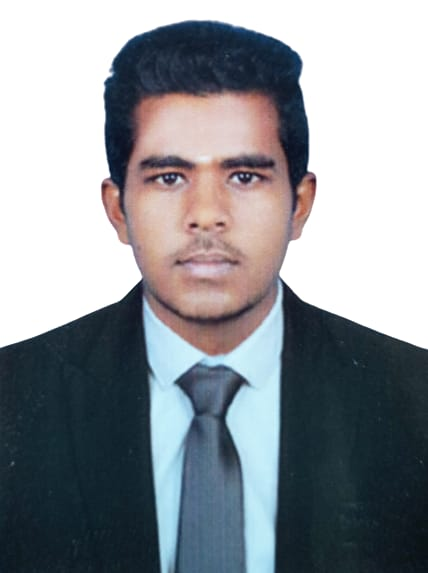
#> input picture image.jpg, 428 x 573 px
$ jupyter execute main_sunglass.ipynb
#> lines starting #> are read from the running program, lines starting #| are printed output that depends on the picture; after the words box and inside, x2 and y2 are one past the last pixel; in counts of white or black regions, pixels touching at a corner belong together
# Workshop 1: Adding sunglasses to photo

## Name: Ashwath M
## Register number:212223230023

[cell 1]
# Import libraries
import cv2
import numpy as np
import matplotlib.pyplot as plt

[cell 2]
# Load the Face Image
faceImage = cv2.imread('image.jpg')
#> faceImage is the input picture: shape (573, 428, 3); mean B, G, R 151.6, 146.2, 141.4
plt.imshow(faceImage[:,:,::-1]);plt.title("Face")

[cell 3]
faceImage.shape
#> Out = (573, 428, 3)

[cell 4]
#resized_faceImage.shape
faceImage.shape
#> Out = (573, 428, 3)

[cell 5]
# Load the Sunglass image with Alpha channel
# (http://pluspng.com/sunglass-png-1104.html)
glassPNG = cv2.imread('sunglass-png-aviator-sunglass-png-clipart-3381.png',-1)
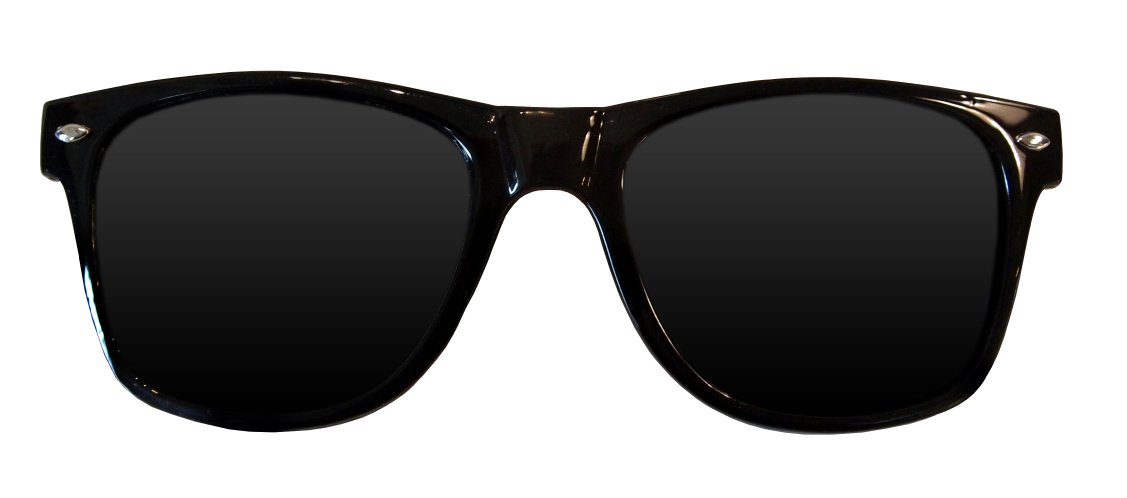
#> input picture sunglass-png-aviator-sunglass-png-clipart-3381.png, 3381 x 1494 px (shown at 1/3 size)
#> glassPNG is the input picture: shape (1494, 3381, 4); mean B, G, R, A 141.9, 142.2, 142.4, 125.6
plt.imshow(glassPNG[:,:,::-1]);plt.title("glassPNG")
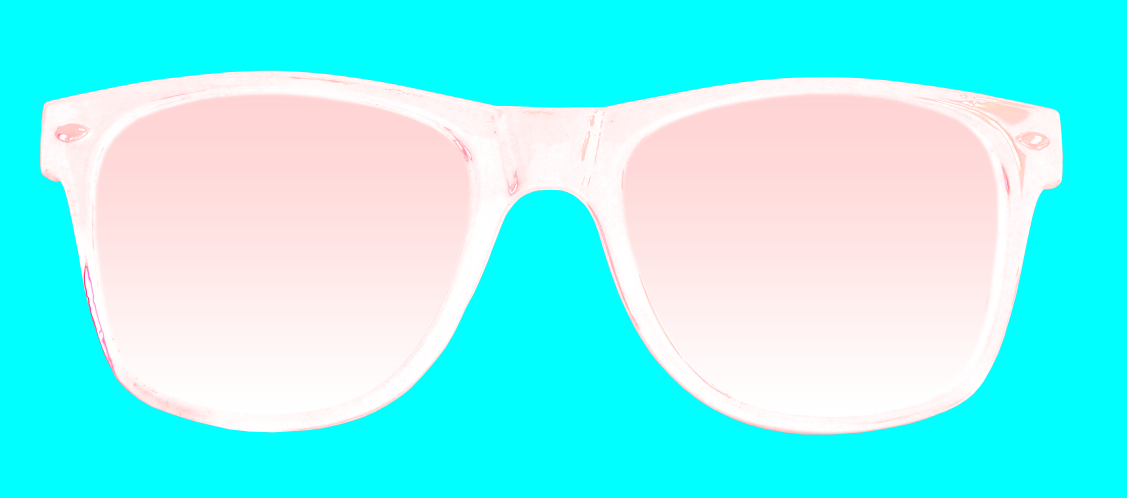
#> shown: shape (1494, 3381, 4) (shown at 1/3 size); mean R, G, B, A 125.6, 142.4, 142.2, 141.9; transparent parts drawn white

[cell 6]
# Resize the image to fit over the eye region
glassPNG = cv2.resize(glassPNG,(190,60))
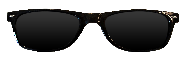
#> glassPNG: shape (60, 190, 4); mean B, G, R, A 142.1, 142.4, 142.7, 125.4
print("image Dimension ={}".format(glassPNG.shape))
#| image Dimension =(60, 190, 4)

[cell 7]
# Separate the Color and alpha channels
glassBGR = glassPNG[:,:,0:3]
glassMask1 = glassPNG[:,:,3]

[cell 8]
# Display the images for clarity
plt.figure(figsize=[15,15])
plt.subplot(121);plt.imshow(glassBGR[:,:,::-1]);plt.title('Sunglass Color channels');
plt.subplot(122);plt.imshow(glassMask1,cmap='gray');plt.title('Sunglass Alpha channel');
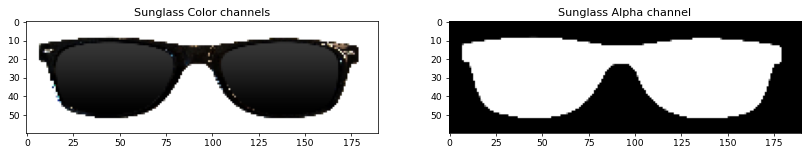
#> figure drawn by matplotlib, 2 panels

[cell 9]
# Make a copy
#faceWithGlassesNaive = resized_faceImage.copy()
faceWithGlassesNaive = faceImage.copy()

# Replace the eye region with the sunglass image
faceWithGlassesNaive[155:215,110:300]=glassBGR
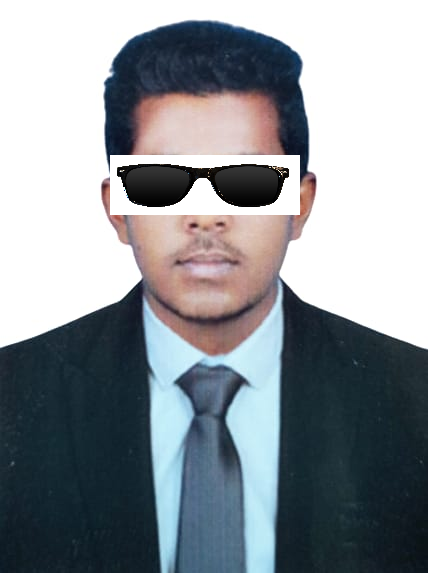
#> faceWithGlassesNaive: shape (573, 428, 3); 4.65% of pixels changed, all inside (x1, y1, x2, y2) = (110, 155, 300, 215)

plt.imshow(faceWithGlassesNaive[...,::-1])

[cell 10]
# Make the dimensions of the mask same as the input image.
# Since Face Image is a 3-channel image, we create a 3 channel image for the mask
glassMask = cv2.merge((glassMask1,glassMask1,glassMask1))

# Make the values [0,1] since we are using arithmetic operations
glassMask = np.uint8(glassMask/255)
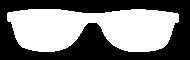
#> glassMask: shape (60, 190, 3); values 0 (black) and 1 (white), 49% white; 1 white region, box (x1, y1, x2, y2) and area: (7, 9, 179, 52) 5585

# Make a copy
faceWithGlassesArithmetic = faceImage.copy()

# Get the eye region from the face image
eyeROI= faceWithGlassesArithmetic[155:215,110:300]

# Use the mask to create the masked eye region
maskedEye = cv2.multiply(eyeROI,(1-  glassMask ))

# Use the mask to create the masked sunglass region
maskedGlass = cv2.multiply(glassBGR,glassMask)

# Combine the Sunglass in the Eye Region to get the augmented image
eyeRoiFinal = cv2.add(maskedEye, maskedGlass)
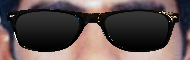
#> eyeRoiFinal: shape (60, 190, 3); mean B, G, R 76.1, 77.5, 91.1

# Display the intermediate results
plt.figure(figsize=[20,20])
plt.subplot(131);plt.imshow(maskedEye[...,::-1]);plt.title("Masked Eye Region")
plt.subplot(132);plt.imshow(maskedGlass[...,::-1]);plt.title("Masked Sunglass Region")
plt.subplot(133);plt.imshow(eyeRoiFinal[...,::-1]);plt.title("Augmented Eye and Sunglass")
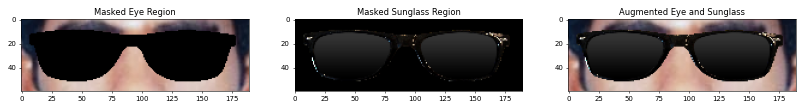
#> figure drawn by matplotlib, 3 panels

[cell 11]
# Replace the eye ROI with the output from the previous section
faceWithGlassesArithmetic[155:215,110:300]=eyeRoiFinal
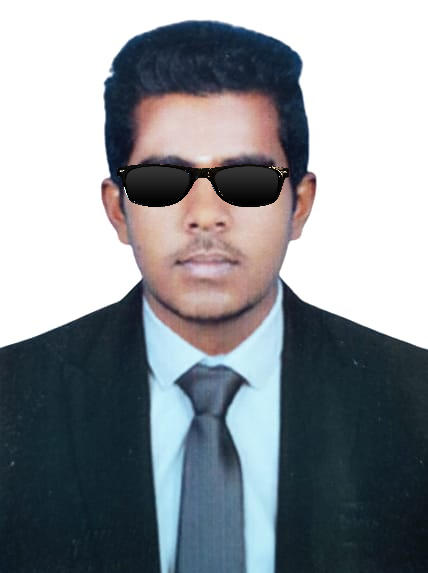
#> faceWithGlassesArithmetic: shape (573, 428, 3); 2.28% of pixels changed, all inside (x1, y1, x2, y2) = (117, 164, 289, 207)

# Display the final result
plt.figure(figsize=[20,20]);
plt.subplot(121);plt.imshow(faceImage[:,:,::-1]); plt.title("Original Image");
plt.subplot(122);plt.imshow(faceWithGlassesArithmetic[:,:,::-1]);plt.title("With Sunglasses");
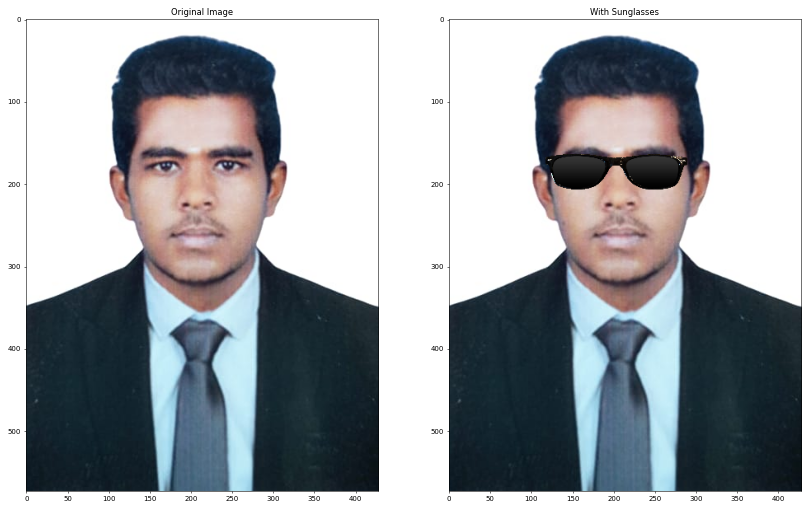
#> figure drawn by matplotlib, 2 panels
